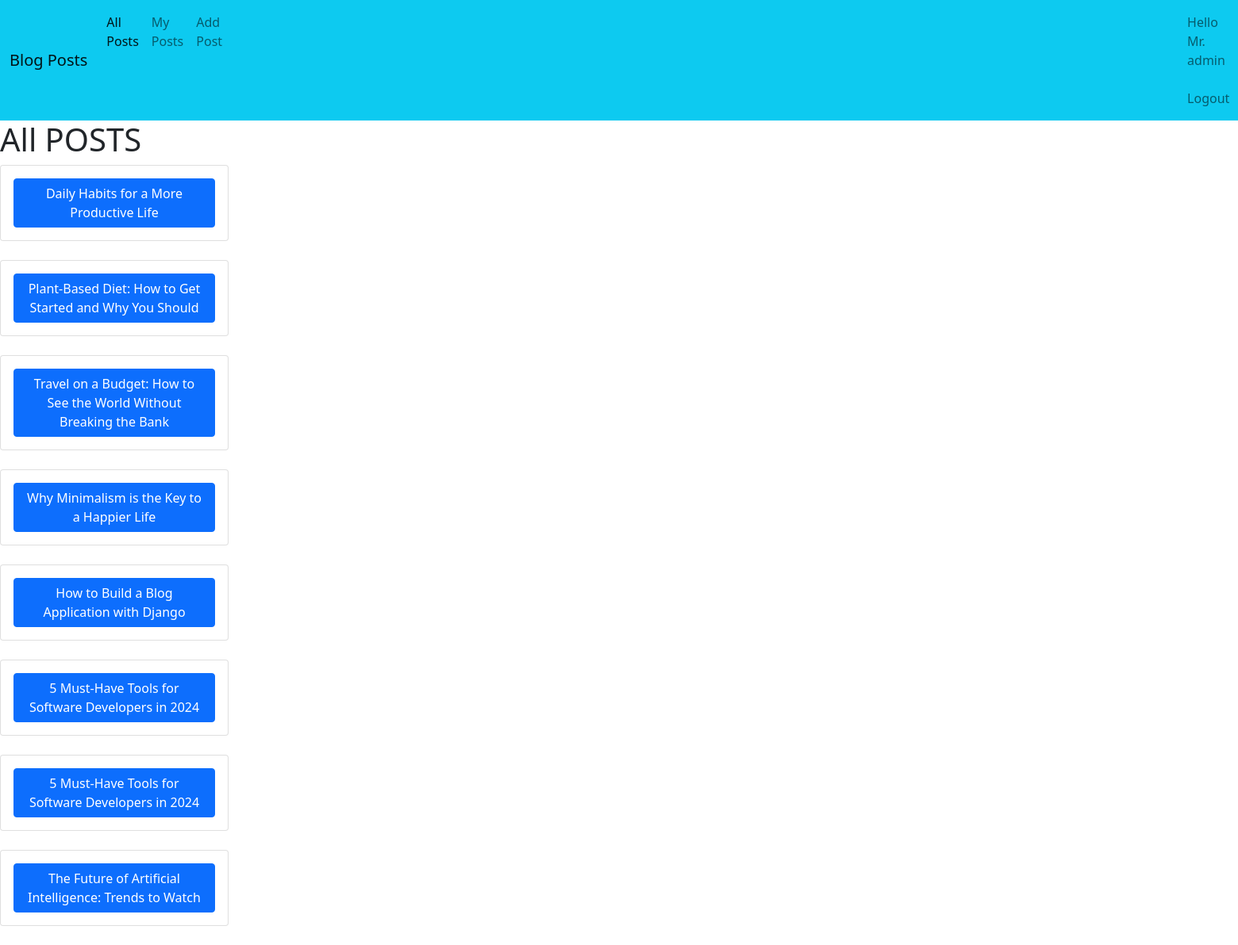
Screenshot of / (signed in) with the database file from the repository.
### blog/models.py (models this page shows, shortened)
class Post(models.Model):
    title = models.CharField(max_length=200)
    body = models.TextField()
    author = models.ForeignKey(User,on_delete=models.CASCADE)
    posted_at = models.DateTimeField(auto_now_add=True)

### blog/views.py (the view)
# urls.py: path('',home_view,name='home_url'),
@login_required(login_url='login_url')
def home_view(request):
    template_name = 'blog/home.html'
    all_posts = Post.objects.all().order_by('-posted_at')
    context={'all_posts':all_posts}
    return render(request,template_name,context)

### templates/blog/home.html (shortened to what this page needs)
{% extends 'layout.html' %}
{% block content %}
    <h1>
        All POSTS
    </h1>
    {% for i in all_posts %}
    <div class="card" style="width: 18rem;">
        <div class="card-body">
           <a href="{% url 'blog_details_url' i.id %}" class="btn btn-primary">{{i.title}}</a><br>
        </div>
      </div>
      <br>
    {% endfor %}
{% endblock %}

### templates/layout.html (shortened to what this page needs)
<!DOCTYPE html>
<html lang="en">
<head>
    <link href="https://cdn.jsdelivr.net/npm/bootstrap@5.0.2/dist/css/bootstrap.min.css" rel="stylesheet">
</head>
<body>
    <nav class="navbar navbar-expand-lg navbar-light bg-info">
        <div class="container-fluid">
          <a class="navbar-brand" href="#">Blog Posts</a>
          <div class="collapse navbar-collapse" id="navbarNav">
            <ul class="navbar-nav">
              <li class="nav-item">
                <a class="nav-link active" aria-current="page" href="{% url 'home_url' %}">All Posts</a>
              </li>
              <li class="nav-item">
                <a class="nav-link" href="{% url 'my_posts_url' %}">My Posts</a>
              </li>
              <li class="nav-item">
                <a class="nav-link" href="{% url 'add_post_url' %}">Add Post</a>
              </li>
             {% if user.is_authenticated %}
              <li class="nav-item" style="margin-left: 1200px;">
                <a class="nav-link" href="{% url 'logout_url' %}"><span>Hello Mr. {{user.username}}&nbsp;
                </span>Logout</a>
              </li>
              {% endif %}
          </div>
        </div>
      </nav>
      {% block content %}
      {% endblock %}
</body>
</html>

### rows the page displays
Post: title "Daily Habits for a More Productive Life"
Post: title "Plant-Based Diet: How to Get Started and Why You Should"
Post: title "Travel on a Budget: How to See the World Without Breaking the Bank"
Post: title "Why Minimalism is the Key to a Happier Life"
Post: title "How to Build a Blog Application with Django"
Post: title "5 Must-Have Tools for Software Developers in 2024"
Post: title "5 Must-Have Tools for Software Developers in 2024"
Post: title "The Future of Artificial Intelligence: Trends to Watch"

### other values shown
{{ user.username }} "admin"
